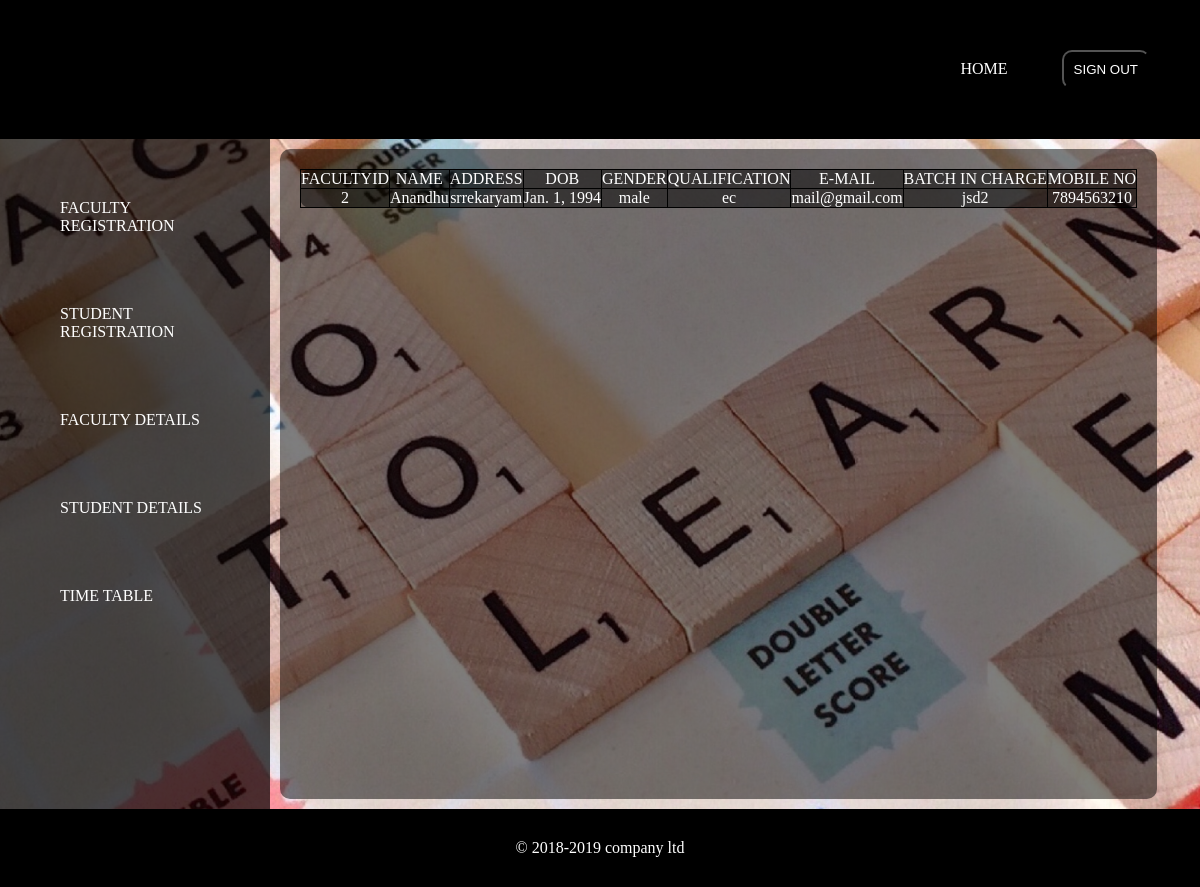
Screenshot of /alldetails with the database file from the repository.
### attapp/models.py (models this page shows)
class faculty (models.Model):
   facultyid=models.IntegerField(primary_key=True)
   username=models.CharField(max_length=20,null=True,blank=True)
   address=models.CharField(max_length=40,null=True,blank=True)
   dob=models.DateField(null=True,blank=True)
   gender=models.CharField(max_length=10,null=True,blank=True)
   qualification=models.CharField(max_length=20,null=True,blank=True)
   batchincharge=models.CharField(max_length=20,null=True,blank=True)
   email=models.CharField(max_length=20,null=True,blank=True)
   mobileno=models.IntegerField(null=True,blank=True)
   password=models.CharField(max_length=20,null=True,blank=True)

### attapp/views.py (the view)
# urls.py: path('alldetails',views.viewallfac,name='allfaculty'),
def viewallfac(request):
    queryset=faculty.objects.all().filter()
    return render(request,'allfaculty.html',{'authors':queryset})

### attapp/templates/allfaculty.html (shortened to what this page needs)
<!doctype html>
<html>
     <head>
			<title>signup</title>{% load static %}
		    {% load static %}
			<link rel="stylesheet" href="{% static 'css/style2.css'%}">
	</head>
<body class="a">
	<div class="abc">
		<ul>
			<li><a href="{%url 'adminhome'%}">HOME</a></li>
			<li>
				<form name="signup" action="{%url 'signout'%}" method="POST">
					<input type="submit"  class="frm1" value="SIGN OUT" name="signout">
				</form>
				</li>
		</ul>
	</div>
		<div style="display:inline-flex">
          <div class="form">
			  <ul>
					<li><a href="{%url 'facultysignup'%}">FACULTY REGISTRATION</a></li>
					<li><a href="{%url 'studentsignup'%}">STUDENT REGISTRATION</a></li>
					<li><a href="{%url 'studentsignup'%}">FACULTY DETAILS</a>
					   </li>
					<li><a href="{%url 'studentsignup'%}">STUDENT DETAILS</a>
					   </li>
					<li><a href="{%url 'timetable'%}">TIME TABLE</a></li>
	</div>
	<div class="form6">
	<tr>
		<table class="form6">
		<tr>
			<td>FACULTYID</td>
			<td>NAME</td>
			<td>ADDRESS</td>
			<td>DOB</td>
			<td>GENDER</td>
			<td>QUALIFICATION</td>
			<td>E-MAIL</td>
			<td>BATCH IN CHARGE</td>
			<td>MOBILE NO</td>
		</tr>
		{%if authors%}
		{%for i in authors%}
		<tr>
			<td>{{i.facultyid}}</td>
			<td>{{i.username}}</td>
			<td>{{i.address}}</td>
			<td>{{i.dob}}</td>
			<td>{{i.gender}}</td>
			<td>{{i.qualification}}</td>
			<td>{{i.email}}</td>
			<td>{{i.batchincharge}}</td>
			<td>{{i.mobileno}}</td>
		</tr>
		{%endfor %}
		{%endif %}
	</table>
	</div>
</div>
		<div class="ft">
      <footer>
	           <p>&copy 2018-2019 company ltd<p>
	  </footer>
 </div>
</body>
</html>

### attapp/static/css/style2.css (style rules this page uses)
* { margin:0px; padding:0px; }
.a { background-image:url("../img/001.jpg"); background-size:cover; }
.form6 { padding:10px; margin:10px; margin-left:10px; border-radius:10px; text-align:center; background-color: rgba(0,0,0,0.5); color:white; }
.form { width:250px; padding:10px; height:650px; background-color:rgba(0,0,0,0.7); text-align:left; }
.form ul li { padding:20px; margin:30px; list-style: none; border-radius: 20px; }
.abc { text-align:right; padding:20px; background-color: black; }
.abc ul li { display:inline-flex; padding:20px; }
.abc ul li a { color:white; text-decoration: none; }
.form ul li a { text-decoration: none; color:white; }
.frm1 { padding:10px; margin:10px; background-color:rgba(0,0,0,0.5); outline:none; color:white; border-radius:10px; }
.ft { background-color:black; text-align:center; color:white; padding:30px; }

### attapp/templates/allfaculty.html (style rules this page uses)
table,tr,td { border:1px solid black; border-collapse:collapse; }

### rows the page displays
faculty: facultyid "2", username "Anandhu", address "srrekaryam", dob "Jan. 1, 1994", gender "male", qualification "ec", email "mail@gmail.com", batchincharge "jsd2", mobileno "7894563210"
